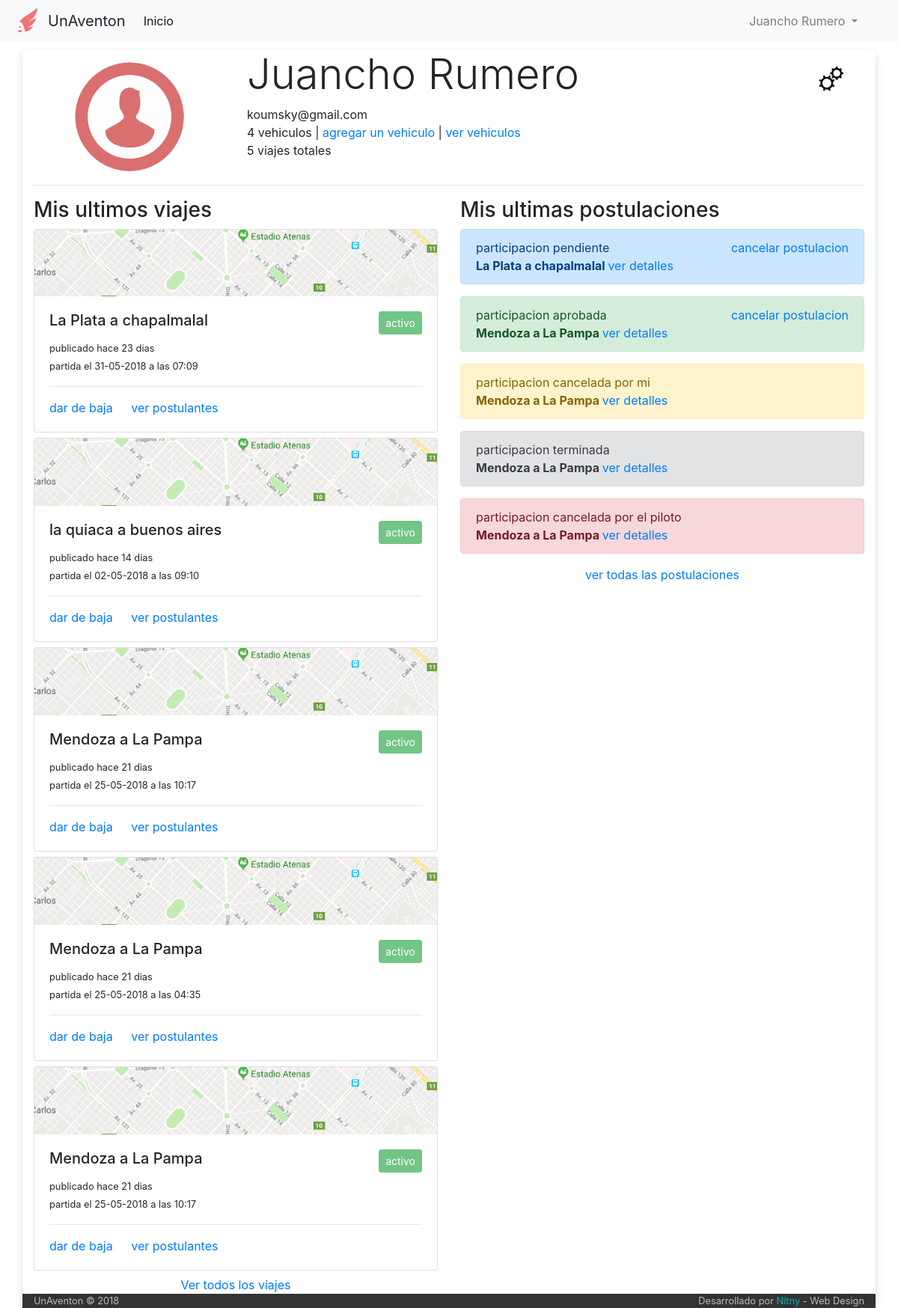
The page /perfil (signed in) on the database its author committed.
### tables this page shows
CREATE TABLE IF NOT EXISTS `usuario` (
  `idUser` int(6) NOT NULL AUTO_INCREMENT,
  `email` varchar(50) NOT NULL,
  `clave` varchar(50) NOT NULL,
  `nombre` varchar(50) NOT NULL,
  `apellido` varchar(50) NOT NULL,
  `admin` int(1) NOT NULL DEFAULT '0',
  PRIMARY KEY (`idUser`)
);

CREATE TABLE IF NOT EXISTS `viaje` (
  `idViaje` int(6) NOT NULL AUTO_INCREMENT,
  `idPiloto` int(6) NOT NULL,
  `idVehiculo` int(6) NOT NULL,
  `fecha_publicacion` datetime NOT NULL,
  `fecha_partida` datetime NOT NULL,
  `tipo` varchar(30) NOT NULL,
  `origen` varchar(60) NOT NULL,
  `destino` varchar(60) NOT NULL,
  `asientos_disponibles` int(2) NOT NULL,
  `costo` int(7) NOT NULL,
  `estado` int(1) NOT NULL DEFAULT '1',
  PRIMARY KEY (`idViaje`)
);

CREATE TABLE IF NOT EXISTS `estado_viaje` (
  `idEstado` int(1) NOT NULL AUTO_INCREMENT,
  `color` varchar(14) NOT NULL,
  `estado` varchar(14) NOT NULL,
  PRIMARY KEY (`idEstado`)
);

CREATE TABLE IF NOT EXISTS `participacion` (
  `idParticipacion` int(6) NOT NULL AUTO_INCREMENT,
  `idUsuario` int(6) NOT NULL,
  `idViaje` int(6) NOT NULL,
  `fecha_solicitud` date NOT NULL,
  `estado` int(1) NOT NULL DEFAULT '1',
  PRIMARY KEY (`idParticipacion`)
);

CREATE TABLE IF NOT EXISTS `estado_participacion` (
  `idEstado` int(1) NOT NULL AUTO_INCREMENT,
  `color` varchar(14) NOT NULL,
  `estado` varchar(40) NOT NULL,
  PRIMARY KEY (`idEstado`)
);

### index.php (called while the page is built, shortened)
<?php
	include ('core/helpers.php');
	include ('php/inicio_body.php');
	$router = new Router;
	$vars = $router->get_variables();
	render($vars);
	include ('php/cierre_body.php');

### core/helpers.php (called while the page is built, shortened)
<?php
function dias_transcurridos($fecha_alta)
{
 $fecha_alta = date_create($fecha_alta);
 $fecha_actual   = date_create(date("d.m.Y"));
 $diferencia     = date_diff($fecha_alta, $fecha_actual);
 $dif     = $diferencia->format('%a');
 if ($dif == 0){
   return 'hoy';
 }
 else if ($dif == 1){
   return 'ayer';
 }
 else {
   return 'hace '.$dif." dias";
 }
}

### controller/perfil.php (the view, shortened to what this page needs)
<?php
function render($vars = [])
{
  include('php/conexion.php');
  $usuario=mysqli_query($conexion,"SELECT *
                                   FROM Usuario
                                   WHERE email='$_SESSION[mail]' limit 1")
                                   or
                                   die("Problemas en la base de datos:".mysqli_error($conexion));
  $user = mysqli_fetch_array($usuario);
  $contador=mysqli_query($conexion,"SELECT count(*) as cont
                                    FROM viaje
                                    where idPiloto='$user[idUser]'")
                                    or
                                    die ("problemas con el contador");
  $contador=mysqli_fetch_array($contador);
  $contador_vehiculos=mysqli_query($conexion,"SELECT count(*) as cont
                                    FROM vehiculo
                                    where idPropietario='$user[idUser]'")
                                    or
                                    die ("problemas con el contador");
  $contador_vehiculos=mysqli_fetch_array($contador_vehiculos);
  ?>
  <div class="row">
    <div class="col-md-3" style="text-align: center">
      <img src="img/user.png" alt="imagen de usuario" style="width: 150px; margin-top: 15px">
    </div>
    <div class="col-md-8">
      <h1 class="display-4"><?php echo $user['nombre']." ".$user['apellido']; ?></h1>
      <span><?php echo $user['email']; ?></span><br>
      <span><?php echo $contador_vehiculos['cont']; ?> vehiculos</span> | <a href="#" data-toggle="modal" data-target="#CargarAuto">agregar un vehiculo</a> | <a href="/listado-vehiculos">ver vehiculos</a> <br>
      <span><?php echo $contador['cont']; ?> viajes totales</span>
    </div>
    <div class="col-md-1">
      <img src="img/cambio.png" class="boton_cambios" alt="boton cambios" title="Cambiar datos personales" data-toggle="modal" data-target="#modalCambioDatos">
    </div>
  </div>
  <hr>
  <div class="row">
    <div class="col-md-6">
      <h3>Mis ultimos viajes </h3>
      <?php
        $viajes=mysqli_query($conexion,"SELECT *, viaje.estado as 'estadodelviaje'
                                       FROM viaje
                                       INNER JOIN estado_viaje on viaje.estado=estado_viaje.idEstado
                                       WHERE idPiloto='$user[idUser]'
                                       order by idViaje
                                       limit 5")
                                       or
                                       die("Problemas en la base de datos:".mysqli_error($conexion));
        while ($viaje = mysqli_fetch_array($viajes)) {
          ?>
          <div class="card" style="margin-bottom: 7px">
            <img class="card-img-top" src="img/prueba_maps.png" alt="Card image cap">
            <div class="card-body">
              <h5 class="card-title"><?php echo $viaje['origen']." a ".$viaje['destino'] ?>
                  <button type='button' class='btn btn-<?php echo $viaje['color']; ?> btn-sm float-right ' disabled>
                    <?php echo $viaje['estado']; ?>
                  </button>
              </h5>
              <small class="card-text">publicado <?php echo dias_transcurridos($viaje['fecha_publicacion']); ?> <br>
              partida el <?php echo date("d-m-Y", strtotime($viaje['fecha_partida']));?> a las <?php echo date("H:i", strtotime($viaje['fecha_partida']));?> </small>
              <hr>
              <a href="#" class="card-link" onclick="alert('Esta funcion todavia esta en desarrollo')">dar de baja</a>
              <a href="#" class="card-link" onclick="alert('Esta funcion todavia esta en desarrollo')">ver postulantes</a>
            </div>
          </div>
          <?php
        }
      ?>
      <center> <a href="#" onclick="alert('Esta funcion todavia esta en desarrollo')">Ver todos los viajes</a> </center>
    </div>
    <div class="col-md-6">
      <h3>Mis ultimas postulaciones</h3>
      <?php
        $postulaciones=mysqli_query($conexion,"SELECT *, participacion.estado as estado_participacion, viaje.estado as estado_viaje
                                       FROM participacion
                                       inner join viaje on participacion.idViaje=viaje.idViaje
                                       inner join estado_participacion on participacion.estado=estado_participacion.idEstado
                                       WHERE idUsuario='$user[idUser]'
                                       order by idParticipacion
                                       limit 10")
                                       or
                                       die("Problemas en la base de datos:".mysqli_error($conexion));
        while ($postulacion = mysqli_fetch_array($postulaciones)) {
          echo "<div class='alert alert-".$postulacion['color']."' role='alert'>
                  participacion ".$postulacion['estado'];
          if ($postulacion['estado_participacion'] < 3){
            echo "<span class='float-right'><a href='#'"; ?> onclick="alert('Esta funcion todavia esta en desarrollo')"> <?php echo "cancelar postulacion </a> </span>";
          }
          echo "<br><b> ".$postulacion['origen']." a ".$postulacion['destino']." </b> <a href='#' class='float'"; ?> onclick="alert('Esta funcion todavia esta en desarrollo')"> <?php echo " ver detalles </a>
                  </div>";
        }
      ?>
        <center><a href="#" onclick="alert('Esta funcion todavia esta en desarrollo')">ver todas las postulaciones</a></center>
    </div>
  </div>
  <?php
}

### css/stylo.css (style rules this page uses)
body { background-color: #FFF; }

### php/inicio_body.php (style rules this page uses)
.boton_cambios { width: 40px; margin-top: 20px; transition: 1s; }

### rows shown on the page
usuario: nombre "Juancho", apellido "Rumero", email "koumsky@gmail.com"
viaje: origen "La Plata", destino "chapalmalal", estado_viaje.estado "activo", fecha_publicacion "hace 23 dias", fecha_partida "31-05-2018", fecha_partida "07:09"
viaje: origen "la quiaca", destino "buenos aires", estado_viaje.estado "activo", fecha_publicacion "hace 14 dias", fecha_partida "02-05-2018", fecha_partida "09:10"
viaje: origen "Mendoza", destino "La Pampa", estado_viaje.estado "activo", fecha_publicacion "hace 21 dias", fecha_partida "25-05-2018", fecha_partida "10:17"
viaje: origen "Mendoza", destino "La Pampa", estado_viaje.estado "activo", fecha_publicacion "hace 21 dias", fecha_partida "25-05-2018", fecha_partida "04:35"
viaje: origen "Mendoza", destino "La Pampa", estado_viaje.estado "activo", fecha_publicacion "hace 21 dias", fecha_partida "25-05-2018", fecha_partida "10:17"
participacion: estado_participacion.estado "pendiente", estado "cancelar postulacion", idViaje.origen "La Plata", idViaje.destino "chapalmalal"
participacion: estado_participacion.estado "aprobada", estado "cancelar postulacion", idViaje.origen "Mendoza", idViaje.destino "La Pampa"
participacion: estado_participacion.estado "cancelada por mi", idViaje.origen "Mendoza", idViaje.destino "La Pampa"
participacion: estado_participacion.estado "terminada", idViaje.origen "Mendoza", idViaje.destino "La Pampa"
participacion: estado_participacion.estado "cancelada por el piloto", idViaje.origen "Mendoza", idViaje.destino "La Pampa"

### other values the page prints
$_SESSION['nombre'] "Juancho"
$_SESSION['apellido'] "Rumero"
$contador_vehiculos['cont'] "4"
$contador['cont'] "5"
